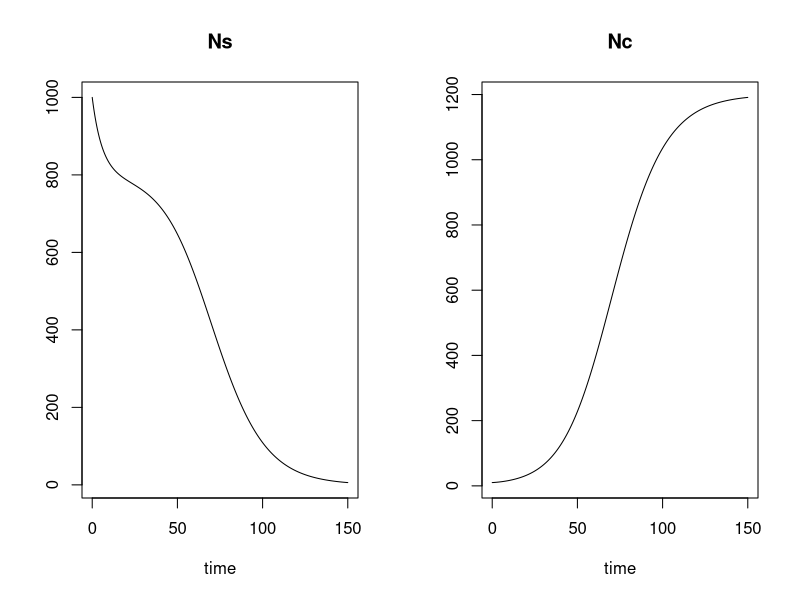
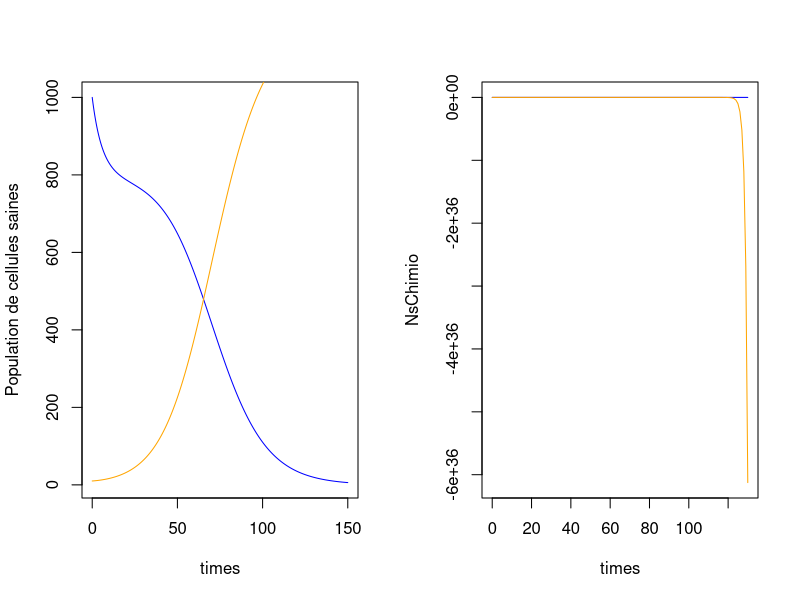
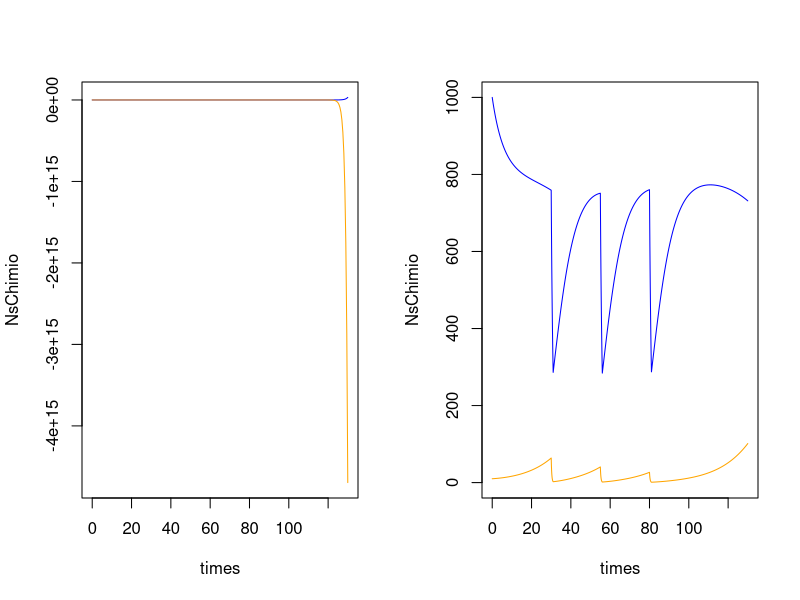
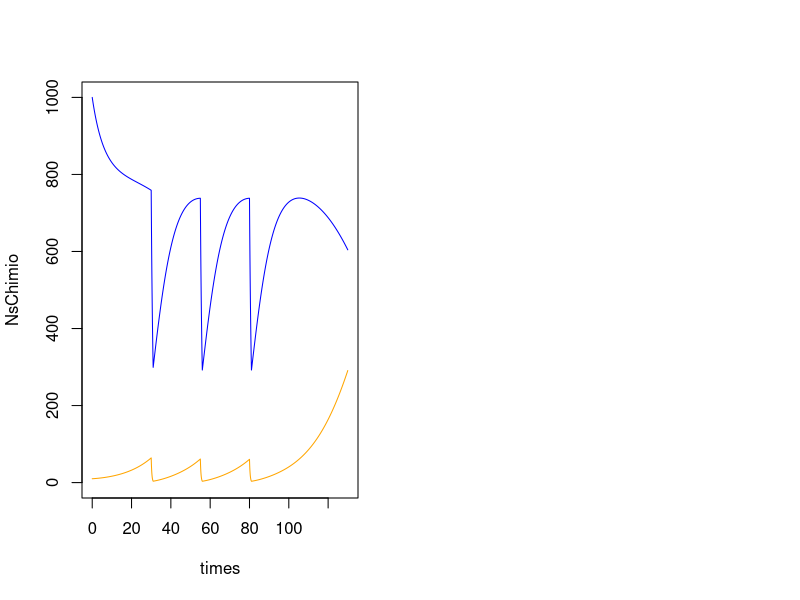
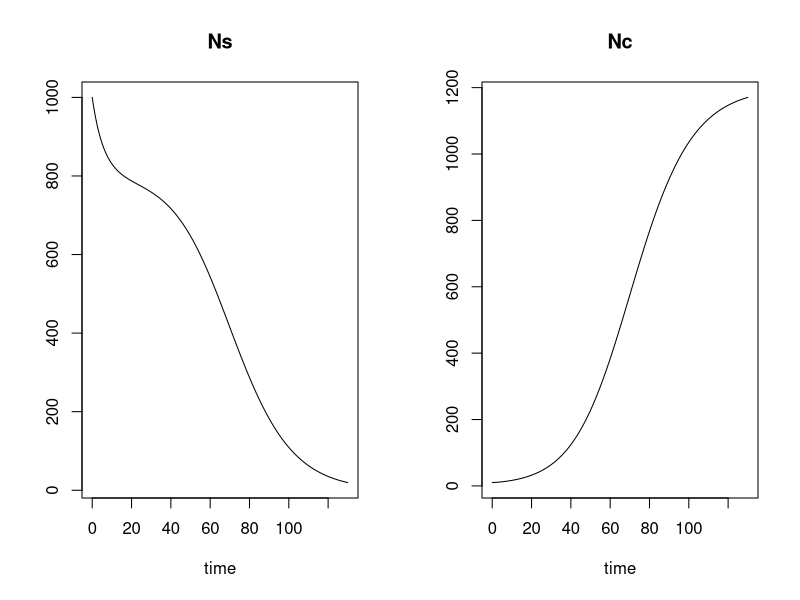
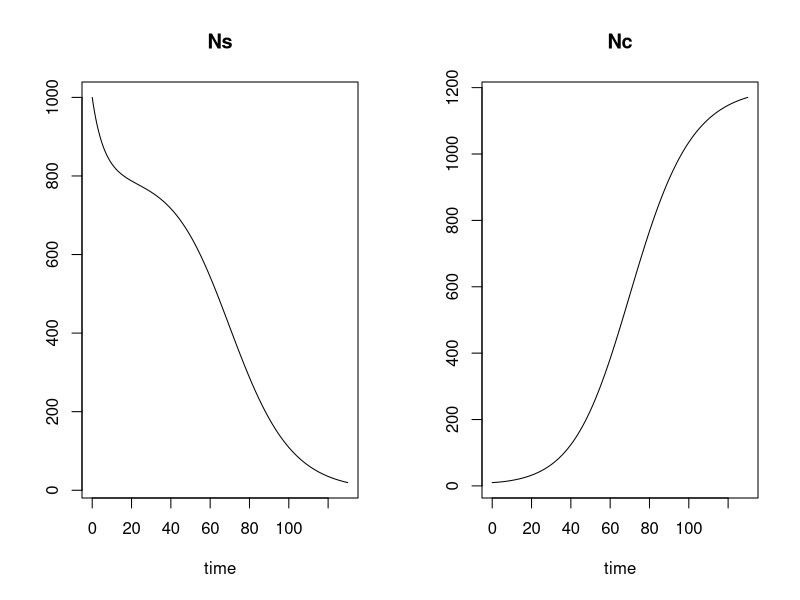

Write the R code that produced these figures, in order.
#' ---
#' title: "MACS205 :TD Équations différentielles"
#' output: html_document
#' author: Régis Gourdel
#' ---

library(deSolve)

#' **Question 1**
#' 
#' *a/*
N = function(N0,b,t) { N0 * exp(b*t) }

#' *b/*
N(1, 0.2, 1000)

#' **Question 4**
#' 
#' On définit les paramètres pour toute la suite du problème :
#' 
parms = c(rs = 0.15,
         Ms = 800,
         ds = 1,
         rc = 0.18,
         Mc = 1200,
         dc = 3)

Nini  = c(Ns = 1000, Nc = 10)

times = seq(0, 150, length.out = 1000)

#' Ainsi que la fonction qui donne la dérivée:

gompertz_competition = function(t,N,params){
    with(as.list(c(N,parms)), {
        dNs = rs * N[1] * log(Ms / max(1,N[1] + N[2]))
        dNc = rc * N[2] * log(Mc / max(1,N[1] + N[2]))
        return( list(c(dNs,dNc)) )
    })
}

#' et l'on fait appel à ``ode``:

out = ode(Nini, times, gompertz_competition, pars)
summary(out)
plot(out)


#' **Question 5**

euler = function(yini, times, func, pars) {
  n = length(times)
  y1 = c(yini[1])
  y2 = c(yini[2])
  for (i in 2:n) {
    d  = unlist( func(times[i-1], c(y1[i-1], y2[i-1]), pars) )
    dt = times[i] - times[i-1]
    y1 = c(y1, y1[i-1] + dt*d[1])
    y2 = c(y2, y2[i-1] + dt*d[2])
  }
  return( rbind(y1,y2) )
}

outEuler = euler(c(1000,10), times, gompertz_competition, pars)
NsEuler = outEuler[1,]
NcEuler = outEuler[2,]

plot(times, NsEuler, type = 'l', col = "blue", ylab = "Population de cellules saines")
lines(times, NcEuler, type = 'l', col = "orange", ylab = "Population de cellules cancéreuse")

#' **Question 6**
#' 
#' Avec les paramètres donnés on constate que la population de cellules saines tend à disparaître alors que le nombre de cellules cancéreurses grandit jusqu'à une certaine limite.
#'
#'
#' **Question 7**
#' 

injection = function(t) {
    if ((t >= 30 && t < 31) || (t >= 55 && t < 56) || (t >= 80 && t < 81))
        return(1)
    else
        return(0)
}

gompertz_chimiotherapie = function(t, N, params) {
    with(as.list(c(N,parms)), {
        dNs = rs * N[1] * log(Ms / max(1,N[1] + N[2])) - ds * N[1] * injection(t)
        dNc = rc * N[2] * log(Mc / max(1,N[1] + N[2])) - dc * N[2] * injection(t)
        return( list(c(dNs,dNc)) )
    })
}

plotChimio = function(pas) {
    times = seq(0, 130, by = pas)
    outChimio = euler(Nini, times, gompertz_chimiotherapie, pars)
    NsChimio = outChimio[1,]
    NcChimio = outChimio[2,]
    c_range = range(0, NsChimio, NcChimio)
    plot(times, NsChimio, type = 'l', col = "blue", ylim = c_range)
    lines(times, NcChimio, type = 'l', col = "orange")
    return(outChimio)
}

#' On teste alors la modélisation de la chimio en affinant le pas:
#' 
outE1 = plotChimio(1)
outE2 = plotChimio(0.5)
outE3 = plotChimio(0.1)
outE4 = plotChimio(0.01)
#plotChimio(0.001)

outR2 = ode(Nini, times = seq(0, 130, by = 0.5), gompertz_competition, pars)
plot(outR2)

outR3 = ode(Nini, times = seq(0, 130, by = 0.1), gompertz_competition, pars)
plot(outR3)
